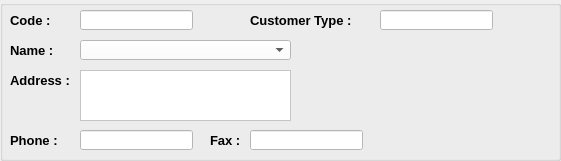
  <widget class="QGroupBox" name="groupBox">
   <property name="geometry">
    <rect>
     <x>10</x>
     <y>70</y>
     <width>561</width>
     <height>161</height>
    </rect>
   </property>
   <property name="styleSheet">
    <string notr="true">background-color: rgb(250, 210, 255);

QGroupBox
{
border:1px solid Black;
};

</string>
   </property>
   <property name="title">
    <string/>
   </property>
   <widget class="QLabel" name="Code_lbl">
    <property name="geometry">
     <rect>
      <x>10</x>
      <y>10</y>
      <width>47</width>
      <height>20</height>
     </rect>
    </property>
    <property name="sizePolicy">
     <sizepolicy hsizetype="Preferred" vsizetype="Preferred">
      <horstretch>5</horstretch>
      <verstretch>0</verstretch>
     </sizepolicy>
    </property>
    <property name="font">
     <font>
      <pointsize>10</pointsize>
      <weight>75</weight>
      <bold>true</bold>
     </font>
    </property>
    <property name="text">
     <string>Code :</string>
    </property>
   </widget>
   <widget class="QLabel" name="Name_lbl">
    <property name="geometry">
     <rect>
      <x>10</x>
      <y>40</y>
      <width>47</width>
      <height>20</height>
     </rect>
    </property>
    <property name="font">
     <font>
      <pointsize>10</pointsize>
      <weight>75</weight>
      <bold>true</bold>
     </font>
    </property>
    <property name="text">
     <string>Name :</string>
    </property>
   </widget>
   <widget class="QLabel" name="Address_lbl">
    <property name="geometry">
     <rect>
      <x>10</x>
      <y>70</y>
      <width>71</width>
      <height>20</height>
     </rect>
    </property>
    <property name="font">
     <font>
      <pointsize>10</pointsize>
      <weight>75</weight>
      <bold>true</bold>
     </font>
    </property>
    <property name="text">
     <string>Address :</string>
    </property>
   </widget>
   <widget class="QLabel" name="Phone_lbl">
    <property name="geometry">
     <rect>
      <x>10</x>
      <y>130</y>
      <width>61</width>
      <height>20</height>
     </rect>
    </property>
    <property name="font">
     <font>
      <pointsize>10</pointsize>
      <weight>75</weight>
      <bold>true</bold>
     </font>
    </property>
    <property name="text">
     <string>Phone :</string>
    </property>
   </widget>
   <widget class="QLineEdit" name="Code_txt">
    <property name="geometry">
     <rect>
      <x>80</x>
      <y>10</y>
      <width>113</width>
      <height>20</height>
     </rect>
    </property>
    <property name="font">
     <font>
      <pointsize>10</pointsize>
     </font>
    </property>
    <property name="styleSheet">
     <string notr="true">background-color: rgb(255, 255, 255);</string>
    </property>
   </widget>
   <widget class="QComboBox" name="Name_combo">
    <property name="geometry">
     <rect>
      <x>80</x>
      <y>40</y>
      <width>211</width>
      <height>20</height>
     </rect>
    </property>
    <property name="font">
     <font>
      <pointsize>10</pointsize>
      <weight>75</weight>
      <bold>true</bold>
     </font>
    </property>
    <property name="styleSheet">
     <string notr="true">background-color: rgb(255, 255, 255);</string>
    </property>
   </widget>
   <widget class="QTextEdit" name="Address_txt">
    <property name="geometry">
     <rect>
      <x>80</x>
      <y>70</y>
      <width>211</width>
      <height>51</height>
     </rect>
    </property>
    <property name="styleSheet">
     <string notr="true">background-color: rgb(255, 255, 255);</string>
    </property>
   </widget>
   <widget class="QLineEdit" name="Phone_txt">
    <property name="geometry">
     <rect>
      <x>80</x>
      <y>130</y>
      <width>113</width>
      <height>20</height>
     </rect>
    </property>
    <property name="font">
     <font>
      <pointsize>10</pointsize>
     </font>
    </property>
    <property name="styleSheet">
     <string notr="true">background-color: rgb(255, 255, 255);</string>
    </property>
   </widget>
   <widget class="QLabel" name="Fax_lbl">
    <property name="geometry">
     <rect>
      <x>210</x>
      <y>130</y>
      <width>31</width>
      <height>20</height>
     </rect>
    </property>
    <property name="font">
     <font>
      <pointsize>10</pointsize>
      <weight>75</weight>
      <bold>true</bold>
     </font>
    </property>
    <property name="text">
     <string>Fax :</string>
    </property>
   </widget>
   <widget class="QLineEdit" name="Fax_txt">
    <property name="geometry">
     <rect>
      <x>250</x>
      <y>130</y>
      <width>113</width>
      <height>20</height>
     </rect>
    </property>
    <property name="font">
     <font>
      <pointsize>10</pointsize>
     </font>
    </property>
    <property name="styleSheet">
     <string notr="true">background-color: rgb(255, 255, 255);</string>
    </property>
   </widget>
   <widget class="QLabel" name="Customer_type_lbl">
    <property name="geometry">
     <rect>
      <x>250</x>
      <y>10</y>
      <width>111</width>
      <height>20</height>
     </rect>
    </property>
    <property name="font">
     <font>
      <pointsize>10</pointsize>
      <weight>75</weight>
      <bold>true</bold>
     </font>
    </property>
    <property name="text">
     <string>Customer Type :</string>
    </property>
   </widget>
   <widget class="QLineEdit" name="Customer_type_txt">
    <property name="geometry">
     <rect>
      <x>380</x>
      <y>10</y>
      <width>113</width>
      <height>20</height>
     </rect>
    </property>
    <property name="font">
     <font>
      <pointsize>10</pointsize>
     </font>
    </property>
    <property name="styleSheet">
     <string notr="true">background-color: rgb(255, 255, 255);</string>
    </property>
   </widget>
  </widget>
